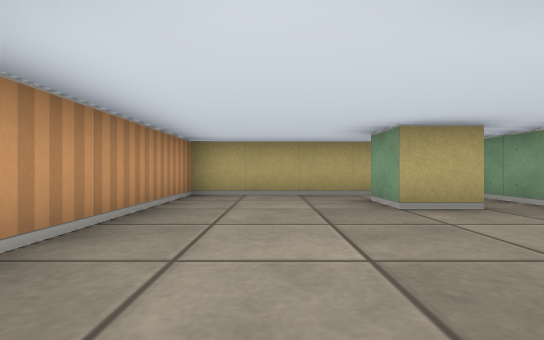
view 1 (above)

16 first-person views from a walk through a cub3D ray-caster map. The camera is about half as high as the walls, looks level and sees 85° across. The floor is counted in squares. Each view is taken from the middle of a square. On the plan, view 1 faces up. The plan holds only what a view shows up to about 9 squares ahead; the rest is blank.

view 2
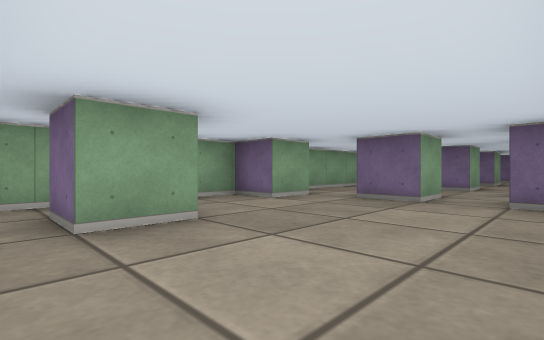

view 3
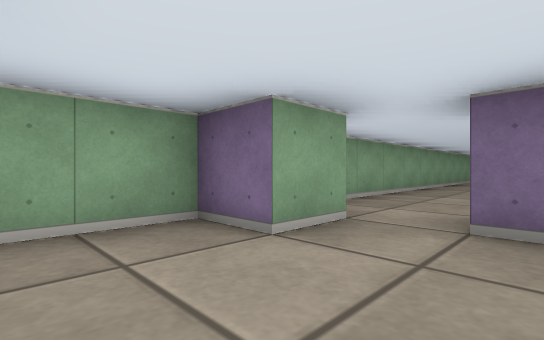

view 4
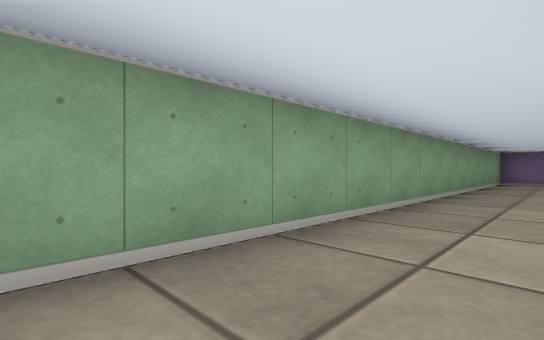

view 5
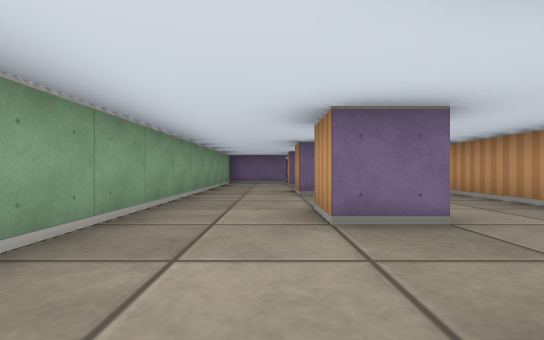

view 6
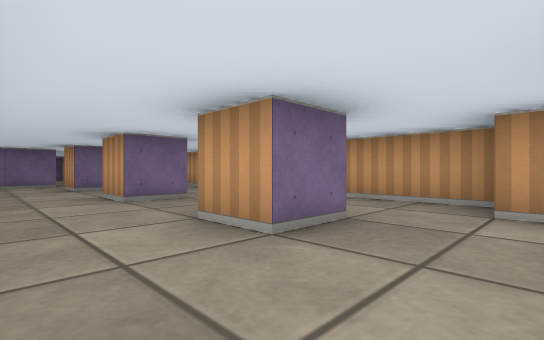

view 7
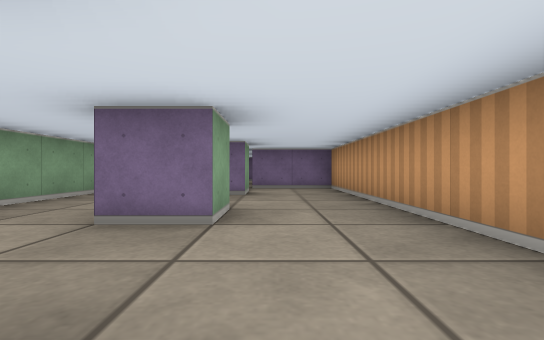

view 8
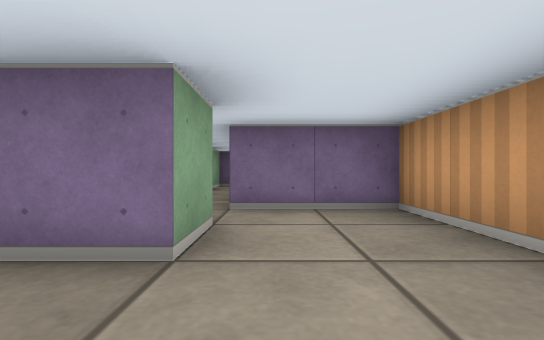

view 9
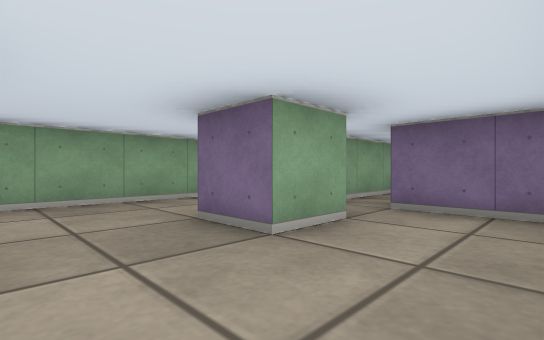

view 10
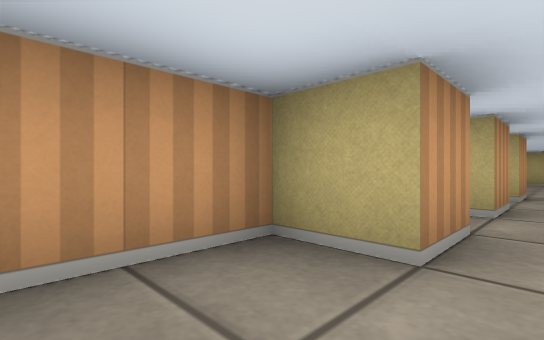

view 11
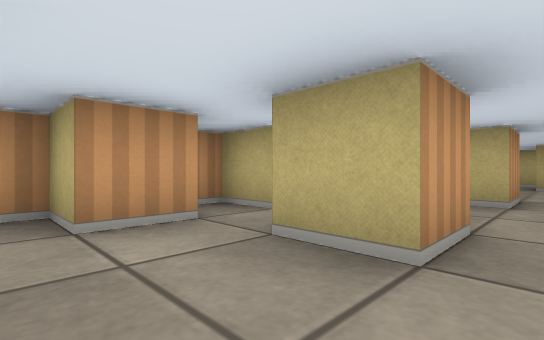

view 12
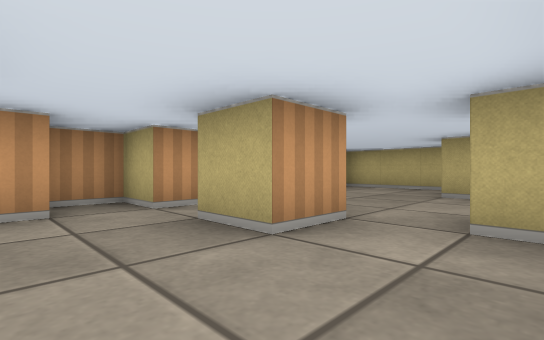

view 13
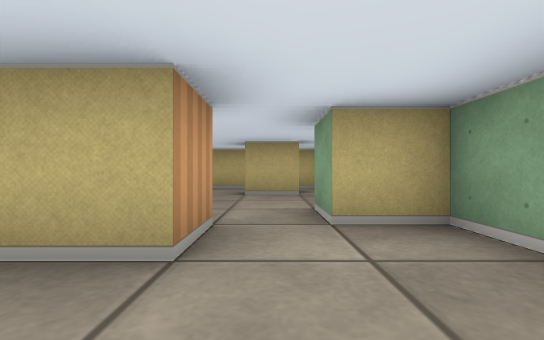

view 14
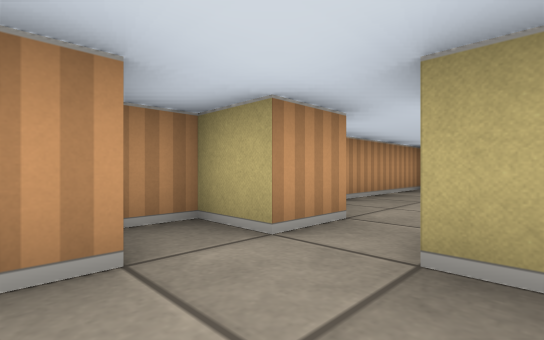

view 15
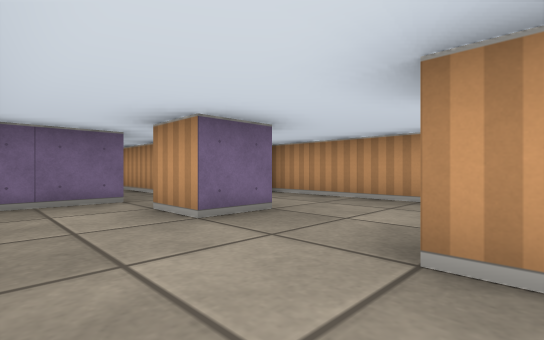

view 16
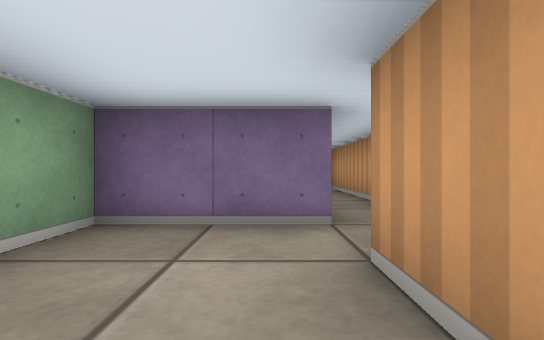

### Floor plan
Points are (right, up) in squares from view 1. A wall is a line through its corners. A room is listed if a view was taken in it or the views show most of it. See-through windows are left out.
Room 1 (views 1, 2, 3, 4, 5, 6, 7, 8, 9, 10, 11, 12, 13, 14, 15, 16)
walls: (0.5, -6.1) (0.5, -5.5) (1.5, -5.5) (1.5, -6.5); (-0.5, -3.5) (-0.5, -4.5) (-1.5, -4.5) (-1.5, -13.5) (0.5, -13.5); (1.5, -2.5) (1.5, -3.5) (0.5, -3.5) (0.5, -2.5) (1.1, -2.5); (-0.5, -1.4) (-0.5, -2.5) (-1.5, -2.5) (-1.5, -3); (0.5, -9.5) (0.5, -8.5) (1.5, -8.5) (1.5, -9.5); (0.5, -0.5) (0.5, 0.5) (1.5, 0.5) (1.5, -0.5) (0.5, -0.5); (-0.5, 0.6) (-0.5, -0.5) (-1.5, -0.5) (-1.5, -1.4); (0.5, -12.6) (0.5, -11.5) (1.5, -11.5) (1.5, -12.5); (1.4, -13.5) (3.5, -13.5) (3.5, 0.5) (2.5, 0.5) (2.5, 1.5) (3.5, 1.5) (3.5, 5); (2.5, 3.5) (1.5, 3.5) (1.5, 4.5) (2.5, 4.5); (0.5, -14.8) (0.5, -18.5); (3.1, 5.5) (-1.5, 5.5) (-1.5, 1.6); (1.5, -15.9) (1.5, -14.1); (1.5, -18.5) (1.5, -17.5)

Positions as (right, up) in squares from view 1, and headings:
1: (0, 0), facing up
2: (-1, 5), facing down-right
3: (1, 3), facing down-right
4: (2, -2), facing down-right
5: (2, -3), facing down
6: (3, -4), facing down-left
7: (0, -6), facing down
8: (0, -10), facing down
9: (-1, -10), facing down-right
10: (0, -6), facing up-left
11: (2, -5), facing up-left
12: (3, -2), facing up-left
13: (2, -2), facing up
14: (1, -2), facing up-left
15: (3, -9), facing down-left
16: (2, -11), facing down
